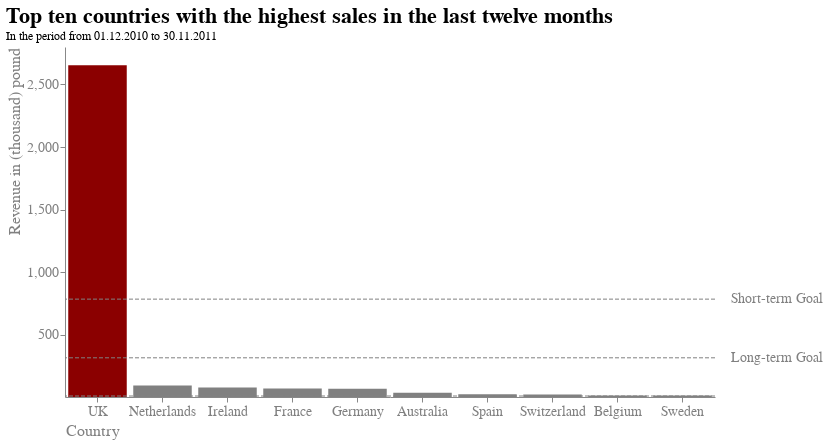

Notebook source saved alongside this figure:
### Code cell
# Visualisierung der umsatzstärksten Kunden
chart_co1 = alt.Chart(df_plot).mark_bar().encode(
    y=alt.Y("TotalPrice",
            axis=alt.Axis(title="Revenue in (thousand) pound", 
                          labelAngle=0,
                          titleAnchor="end",
                          grid=False,
                          values=[500,1000,1500,2000,2500])),
    x=alt.X("Country",
            sort=["UK", "Netherlands","Ireland","France","Germany","Australia","Spain","Switzerland","Belgium","Sweden"],
            axis=alt.Axis(title = "Country",
                          titleAnchor="start",
                          labelAngle=0)),
    color=alt.condition(
        alt.FieldOneOfPredicate("Country", ["UK"]),
        alt.value("darkred"),     
        alt.value("grey")     
    )
).properties(
    title={"text":["Top ten countries with the highest sales"], "subtitle":["In the period from 01.12.2010 to 30.11.2011"]},
    width=650,
    height=350
)

rule = alt.Chart(
    pd.DataFrame({'y':[313.52]})
).mark_rule(color='grey', strokeDash=[4, 2]).encode(
    y='y'
)

goal = alt.Chart().mark_text(
    align="left",
    baseline="bottom",
    fontSize=14,
    fontWeight=400,
    color="grey"
).encode(
    x=alt.value(666),  # pixels from left
    y=alt.value(318),  # pixels from top
    text=alt.value("Long-term Goal")
)
rule_short = alt.Chart(
    pd.DataFrame({'y':[783,8]})
).mark_rule(color='grey', strokeDash=[4, 2]).encode(
    y='y'
)

goal_short = alt.Chart().mark_text(
    align="left",
    baseline="bottom",
    fontSize=14,
    fontWeight=400,
    color="grey"
).encode(
    x=alt.value(666),  # pixels from left
    y=alt.value(259),  # pixels from top
    text=alt.value("Short-term Goal")
)

alt.layer(chart_co1 + rule + goal + rule_short + goal_short).configure_view(
    strokeWidth=0
).configure_title(
    fontSize=22,
    font="Arial",
    color="black",
    anchor="start"
).configure_axis(
    labelFont="Arial",
    titleFont="Arial",
    labelFontSize=14,
    titleFontSize=16,
    titleFontWeight="normal",
    labelColor="grey",
    titleColor="grey"
)

### Figure 1 — Vega-Lite specification as saved in the notebook (floating-point values rounded to 4 significant figures)
{"config": {"view": {"continuousWidth": 400, "continuousHeight": 300, "strokeWidth": 0}, "axis": {"labelColor": "grey", "labelFont": "Arial", "labelFontSize": 14, "titleColor": "grey", "titleFont": "Arial", "titleFontSize": 16, "titleFontWeight": "normal"}, "title": {"anchor": "start", "color": "black", "font": "Arial", "fontSize": 22}}, "layer": [{"layer": [{"data": {"name": "data-633eb66bdbd8263246b01c4506246d74"}, "mark": "bar", "encoding": {"color": {"condition": {"value": "darkred", "test": {"field": "Country", "oneOf": ["UK"]}}, "value": "grey"}, "x": {"axis": {"labelAngle": 0, "title": "Country", "titleAnchor": "start"}, "field": "Country", "sort": ["UK", "Netherlands", "Ireland", "France", "Germany", "Australia", "Spain", "Switzerland", "Belgium", "Sweden"], "type": "nominal"}, "y": {"axis": {"grid": false, "labelAngle": 0, "title": "Revenue in (thousand) pound", "titleAnchor": "end", "values": [500, 1000, 1500, 2000, 2500]}, "field": "TotalPrice", "type": "quantitative"}}, "height": 350, "title": {"text": ["Top ten countries with the highest sales in the last twelve months"], "subtitle": ["In the period from 01.12.2010 to 30.11.2011"]}, "width": 650}, {"data": {"name": "data-3cf5840b2a943c8386628e0def0c1b87"}, "mark": {"type": "rule", "color": "grey", "strokeDash": [4, 2]}, "encoding": {"y": {"field": "y", "type": "quantitative"}}}, {"data": {"name": "empty"}, "mark": {"type": "text", "align": "left", "baseline": "bottom", "color": "grey", "fontSize": 14, "fontWeight": 400}, "encoding": {"text": {"value": "Long-term Goal"}, "x": {"value": 666}, "y": {"value": 318}}}, {"data": {"name": "data-719ba587b04e7bcbc5813012587d7792"}, "mark": {"type": "rule", "color": "grey", "strokeDash": [4, 2]}, "encoding": {"y": {"field": "y", "type": "quantitative"}}}, {"data": {"name": "empty"}, "mark": {"type": "text", "align": "left", "baseline": "bottom", "color": "grey", "fontSize": 14, "fontWeight": 400}, "encoding": {"text": {"value": "Short-term Goal"}, "x": {"value": 666}, "y": {"value": 259}}}]}], "$schema": "https://vega.github.io/schema/vega-lite/v4.17.0.json", "datasets": {"data-633eb66bdbd8263246b01c4506246d74": [{"Quantity": 1353061, "UnitPrice": 530000.0, "CustomerID": 1940000000.0, "TotalPrice": 2653.0, "Country": "UK"}, {"Quantity": 66368, "UnitPrice": 1621.0, "CustomerID": 10390000.0, "TotalPrice": 92.79, "Country": "Netherlands"}, {"Quantity": 41084, "UnitPrice": 9064.0, "CustomerID": 32280000.0, "TotalPrice": 75.93, "Country": "Ireland"}, {"Quantity": 40162, "UnitPrice": 8376.0, "CustomerID": 38380000.0, "TotalPrice": 68.97, "Country": "France"}, {"Quantity": 39208, "UnitPrice": 8857.0, "CustomerID": 40240000.0, "TotalPrice": 66.31, "Country": "Germany"}, {"Quantity": 17358, "UnitPrice": 895.2, "CustomerID": 3728000.0, "TotalPrice": 33.6, "Country": "Australia"}, {"Quantity": 10561, "UnitPrice": 3355.0, "CustomerID": 12780000.0, "TotalPrice": 21.92, "Country": "Spain"}, {"Quantity": 11594, "UnitPrice": 1923.0, "CustomerID": 8579000.0, "TotalPrice": 19.18, "Country": "Switzerland"}, {"Quantity": 6406, "UnitPrice": 1874.0, "CustomerID": 6883000.0, "TotalPrice": 11.72, "Country": "Belgium"}, {"Quantity": 11194, "UnitPrice": 289.5, "CustomerID": 2225000.0, "TotalPrice": 11.25, "Country": "Sweden"}], "data-3cf5840b2a943c8386628e0def0c1b87": [{"y": 313.5}], "empty": [{}], "data-719ba587b04e7bcbc5813012587d7792": [{"y": 783}, {"y": 8}]}}
